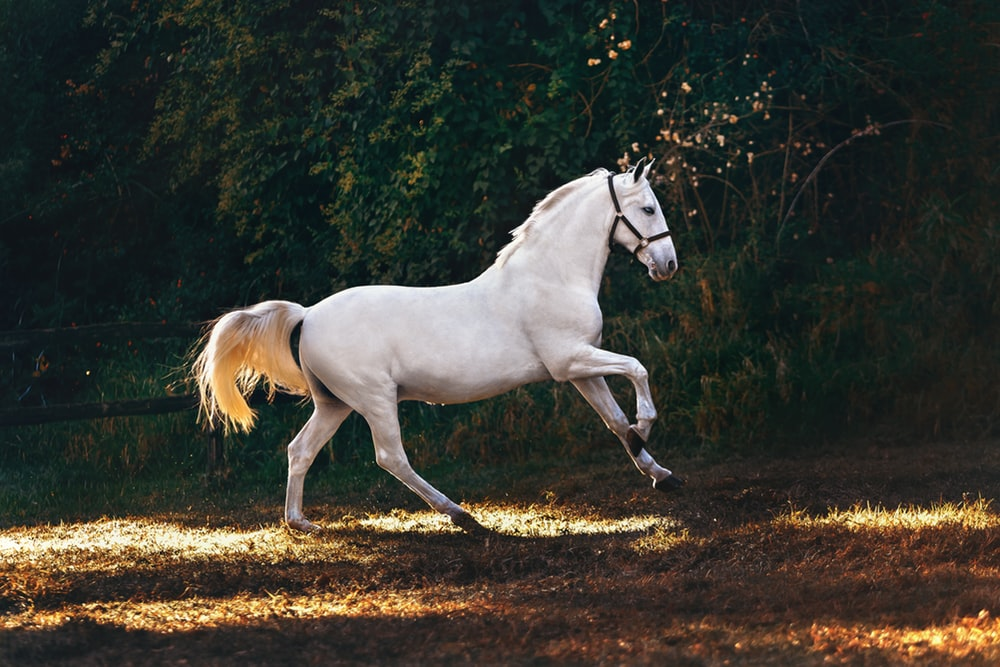
#> input picture Digital Image Processing/OpenCV/gallery/hourse.jpeg, 1000 x 667 px, found by its file name
$ python gammaCorrection.py
#> lines starting #> are read from the running program, lines starting #| are printed output that depends on the picture
import cv2
import numpy as np


hourseImg = cv2.imread("../../gallery/hourse.jpeg", cv2.IMREAD_COLOR)
#> hourseImg is the input picture: shape (667, 1000, 3); mean B, G, R 49.1, 57, 57.5
rgbHourse = cv2.cvtColor(hourseImg, cv2.COLOR_BGR2RGB)

gamma = 0.5
result = np.power(rgbHourse, gamma)
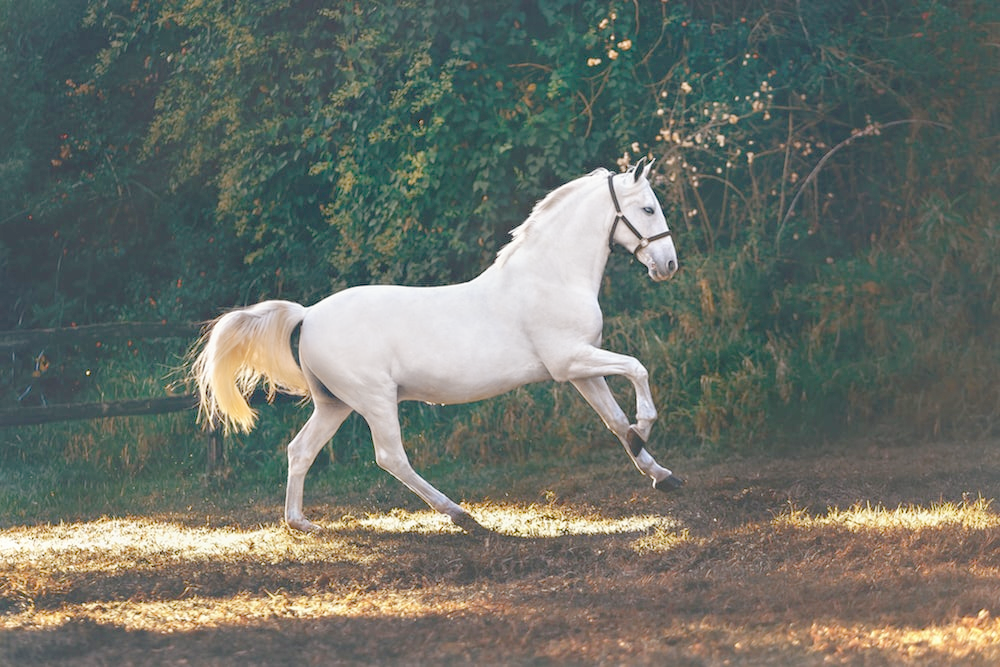
#> result: shape (667, 1000, 3) float64; mean R, G, B 6.72, 7.04, 6.52; drawn with min black and max white
cv2.imshow("corrected-img", result)
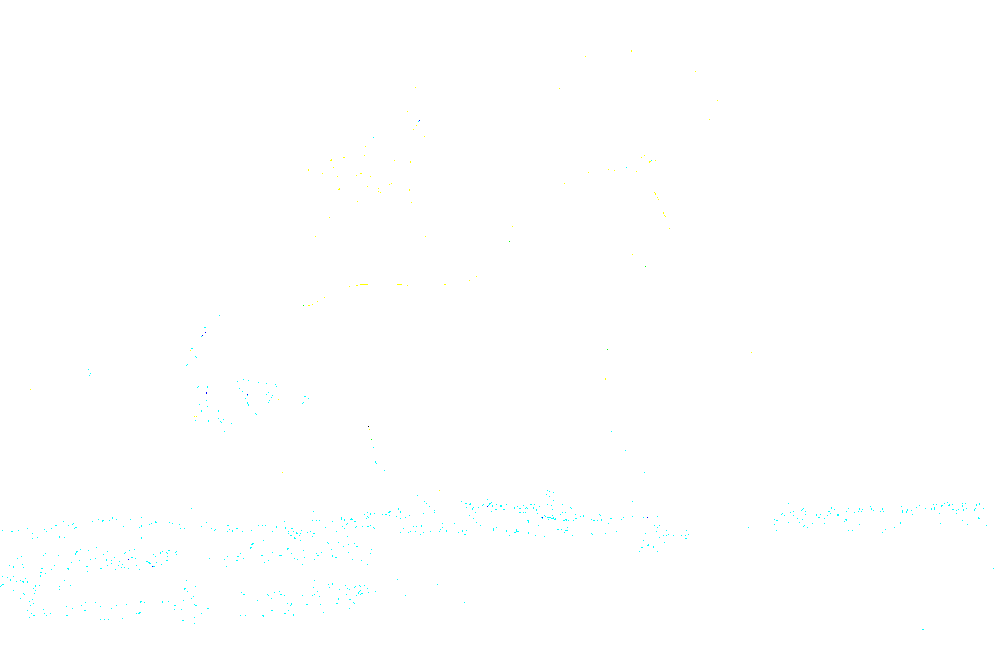
#> window 'corrected-img': shape (667, 1000, 3); mean B, G, R 255, 255, 254.7
cv2.waitKey(0)
cv2.destroyAllWindows()
